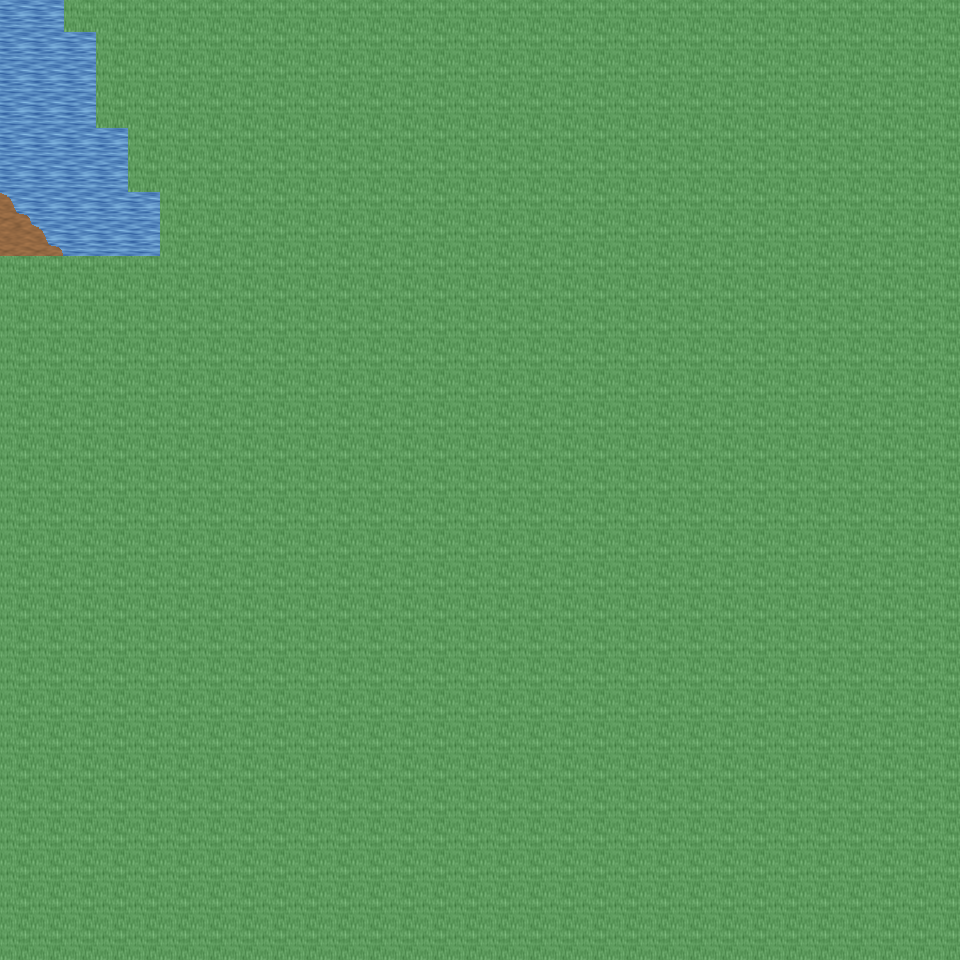

A 2D game scene composited from a Tiled map and its tileset images. What follows is a short description and the map's XML, with each tile layer's data collapsed to a summary:
An orthogonal 30x30 tile map with 32x32 px tiles, 6 tile layers (Ground, Object, Object2, Above, ...), 18 tilesets and 2 objects (2x mapchange).

<map version="1.0" orientation="orthogonal" renderorder="right-down" width="30" height="30" tilewidth="32" tileheight="32" nextobjectid="3">
  <tileset firstgid="1" name="tileset_ground_ground" tilewidth="32" tileheight="32" tilecount="33" columns="3">
    <image source="../drawable/tileset_ground_ground.png" width="96" height="352" />
  </tileset>
  <tileset firstgid="34" name="tileset_ground_water_pool" tilewidth="32" tileheight="32" tilecount="72" columns="3">
    <image source="../drawable/tileset_ground_water_pool.png" width="96" height="768" />
  </tileset>
  <tileset firstgid="106" name="tileset_ground_water_pool_deep" tilewidth="32" tileheight="32" tilecount="72" columns="3">
    <image source="../drawable/tileset_ground_water_pool_deep.png" width="96" height="768" />
  </tileset>
  <tileset firstgid="178" name="tileset_ground_water_pool_corners" tilewidth="32" tileheight="32" tilecount="72" columns="3">
    <image source="../drawable/tileset_ground_water_pool_corners.png" width="96" height="768" />
  </tileset>
  <tileset firstgid="250" name="tileset_ground_grass_edges" tilewidth="32" tileheight="32" tilecount="36" columns="12">
    <image source="../drawable/tileset_ground_grass_edges.png" width="384" height="96" />
  </tileset>
  <tileset firstgid="286" name="tileset_ground_grass_corners" tilewidth="32" tileheight="32" tilecount="24" columns="6">
    <image source="../drawable/tileset_ground_grass_corners.png" width="192" height="128" />
  </tileset>
  <tileset firstgid="310" name="tileset_ground_ladder_vertical_dark" tilewidth="32" tileheight="32" tilecount="3" columns="3">
    <image source="../drawable/tileset_ground_ladder_vertical_dark.png" width="96" height="32" />
  </tileset>
  <tileset firstgid="313" name="tileset_plant_tree_palm_tree" tilewidth="32" tileheight="32" tilecount="6" columns="2">
    <image source="../drawable/tileset_plant_tree_palm_tree.png" width="64" height="96" />
  </tileset>
  <tileset firstgid="319" name="tileset_plant_tree_tree_realistic" tilewidth="32" tileheight="32" tilecount="16" columns="4">
    <image source="../drawable/tileset_plant_tree_tree_realistic.png" width="128" height="128" />
  </tileset>
  <tileset firstgid="335" name="tileset_logic_collision" tilewidth="32" tileheight="32" tilecount="1" columns="1">
    <image source="../drawable/tileset_logic_collision.png" width="32" height="32" />
  </tileset>
  <tileset firstgid="336" name="tileset_plant_bush_various_small" tilewidth="32" tileheight="32" tilecount="9" columns="3">
    <image source="../drawable/tileset_plant_bush_various_small.png" width="96" height="96" />
  </tileset>
  <tileset firstgid="345" name="tileset_ground_ridge_earth_pale" tilewidth="32" tileheight="32" tilecount="96" columns="12">
    <image source="../drawable/tileset_ground_ridge_earth_pale.png" width="384" height="256" />
  </tileset>
  <tileset firstgid="441" name="tileset_object_tent" tilewidth="32" tileheight="32" tilecount="9" columns="3">
    <image source="../drawable/tileset_object_tent.png" width="96" height="96" />
  </tileset>
  <tileset firstgid="450" name="tileset_furniture_light_iron_lamp" tilewidth="32" tileheight="32" tilecount="3" columns="1">
    <image source="../drawable/tileset_furniture_light_iron_lamp.png" width="32" height="96" />
  </tileset>
  <tileset firstgid="453" name="tileset_furniture_light_flames" tilewidth="32" tileheight="32" tilecount="6" columns="6">
    <image source="../drawable/tileset_furniture_light_flames.png" width="192" height="32" />
  </tileset>
  <tileset firstgid="459" name="tileset_ground_rock_rocks_2" tilewidth="32" tileheight="32" tilecount="4" columns="2">
    <image source="../drawable/tileset_ground_rock_rocks_2.png" width="64" height="64" />
  </tileset>
  <tileset firstgid="463" name="tileset_plant_pineapple_plant" tilewidth="32" tileheight="32" tilecount="6" columns="2">
    <image source="../drawable/tileset_plant_pineapple_plant.png" width="64" height="96" />
  </tileset>
  <tileset firstgid="469" name="tileset_ground_grass_2" tilewidth="32" tileheight="32" tilecount="21" columns="3">
    <image source="../drawable/tileset_ground_grass_2.png" width="96" height="224" />
  </tileset>
  <layer name="Ground" width="30" height="30">
    <data>[900 cells, 218 non-empty, 11 distinct tile ids]</data>
  </layer>
  <layer name="Object" width="30" height="30">
    <data>[900 cells, 6 non-empty, 3 distinct tile ids]</data>
  </layer>
  <layer name="Object2" width="30" height="30">
    <data>[900 cells, 0 non-empty, 0 distinct tile ids]</data>
  </layer>
  <layer name="Above" width="30" height="30">
    <data>[900 cells, 0 non-empty, 0 distinct tile ids]</data>
  </layer>
  <layer name="Above2" width="30" height="30">
    <data>[900 cells, 0 non-empty, 0 distinct tile ids]</data>
  </layer>
  <layer name="Walkable" width="30" height="30">
    <data>[900 cells, 871 non-empty, 1 distinct tile ids]</data>
  </layer>
  <objectgroup name="MapEvents">
    <object id="1" name="north" type="mapchange" x="0" y="0" width="64" height="32">
      <properties>
        <property name="map" value="0_ados_ocean_e_x4_y3" />
        <property name="place" value="south" />
      </properties>
    </object>
    <object id="2" name="west" type="mapchange" x="0" y="0" width="32" height="256">
      <properties>
        <property name="map" value="0_ados_mountain_n2_w2_x4_y4" />
        <property name="place" value="east" />
      </properties>
    </object>
  </objectgroup>
</map>
